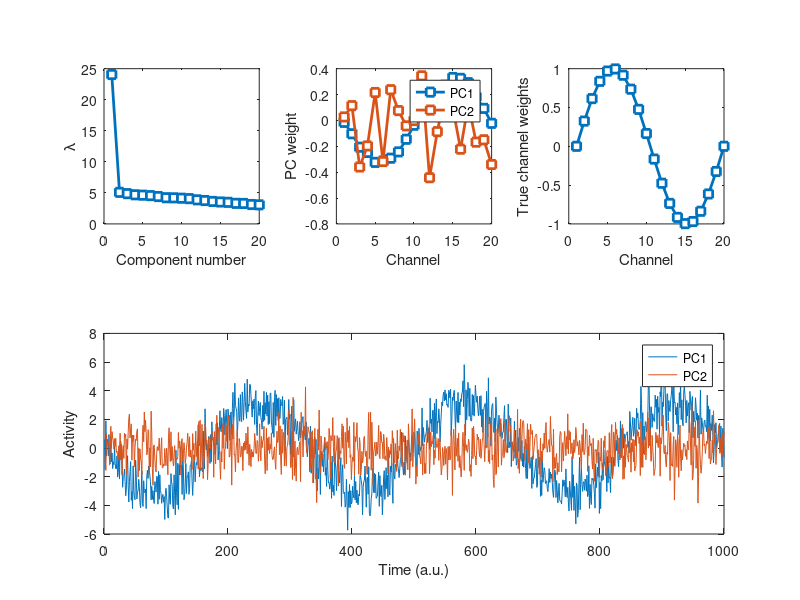
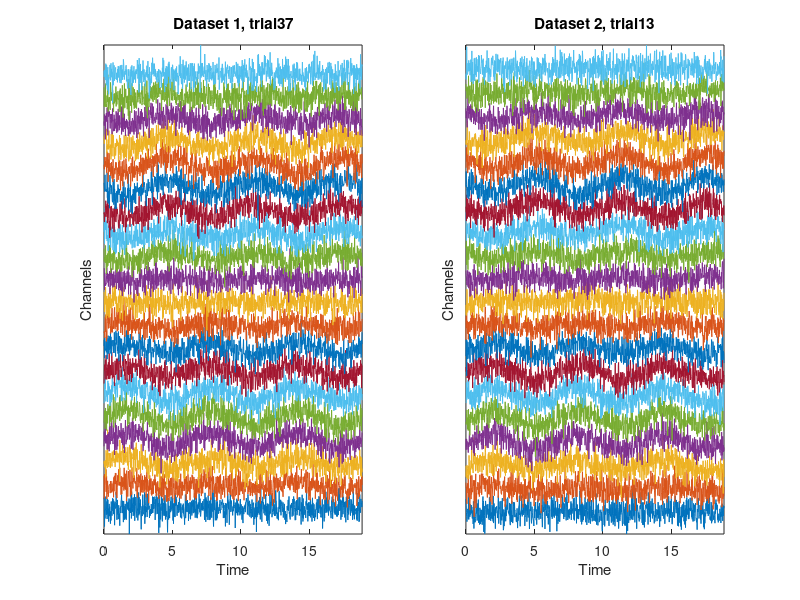
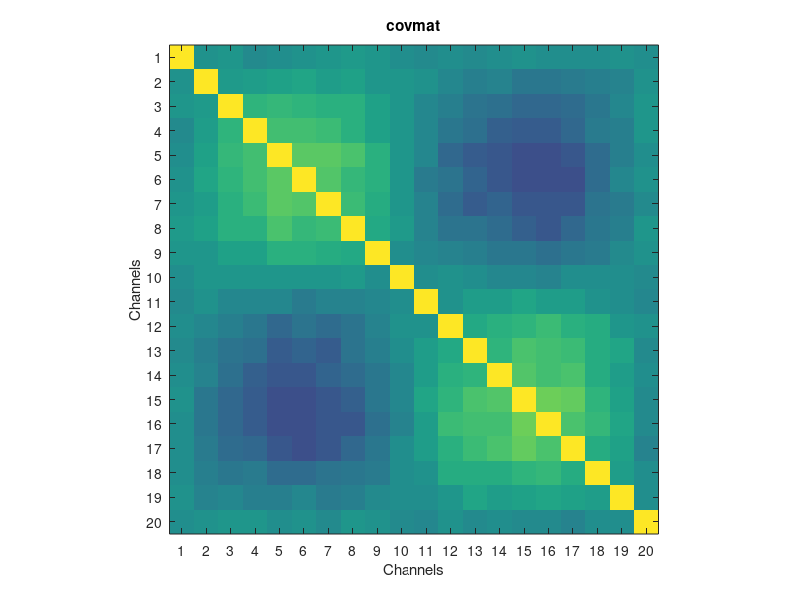

Reproduce these figures in MATLAB, in order.
%%
%     COURSE: PCA and multivariate neural signal processing
%    SECTION: Dimension reduction with principal components analysis
%      VIDEO: How to perform a principal components analysis
% Instructor: sincxpress.com
%
%%

% a clear MATLAB workspace is a clear mental workspace
close all; clear, clc


%% simulate data with covariance structure

% simulation parameters
N = 1000;     % time points
M =   20;     % channels
nTrials = 50; % number of trials

% time vector (radian units)
t = linspace(0,6*pi,N);


% relationship across channels (imposing covariance)
chanrel = sin(linspace(0,2*pi,M))';

data = bsxfun(@times,repmat( sin(t),M,1 ),chanrel) + randn(M,N);



% step 1: mean-center and compute covariance matrix
data = bsxfun(@minus,data,mean(data,2));
covmat = data*data'/(N-1);


% step 2: eigendecomposition
[evecs,evals] = eig( covmat );


% step 3: sort vectors by values
[evals,soidx] = sort( diag(evals),'descend' );
evecs = evecs(:,soidx);


% step 4: compute component time series
r = 2; % two components
comp_time_series = evecs(:,1:r)'*data;


% step 5: convert eigenvalues to percent change
evals = 100*evals./sum(evals);


% step 6: visualize and interpret the results
figure(1), clf

% eigenvalues
subplot(231)
plot(evals,'s-','linew',2,'markerfacecolor','w')
axis square
xlabel('Component number'), ylabel('\lambda')

% eigenvectors
subplot(232)
plot(evecs(:,1:2),'s-','linew',2,'markerfacecolor','w')
axis square
xlabel('Channel'), ylabel('PC weight')
legend({'PC1';'PC2'})

% original channel modulator
subplot(233)
plot(chanrel,'s-','linew',2,'markerfacecolor','w')
axis square
xlabel('Channel'), ylabel('True channel weights')

% component time series
subplot(212)
plot(1:N,comp_time_series)
xlabel('Time (a.u.)'), ylabel('Activity')
legend({'PC1';'PC2'})

%%






data2 = cell(1,2);

% relationship across channels (imposing covariance)
chanrel = sin(linspace(0,2*pi,M))';


% loop over "trials" and generate data
for triali=1:nTrials
    
    % simulation 1
    data2{1}(:,:,triali) = bsxfun(@times,repmat( sin(t),M,1 ),chanrel) + randn(M,N)/1;
    
    % simulation 2
    data2{2}(:,:,triali) = bsxfun(@times,repmat( sin(t+rand*2*pi),M,1 ),chanrel) + randn(M,N)/1;
end

%% visual inspection of the time series data

figure(2), clf

for i=1:2
    subplot(1,2,i)
    
    % pick a random trial
    trial2plot = ceil(rand*nTrials);
    
    % show the data
    plot(t,bsxfun(@plus, squeeze(data2{i}(:,:,trial2plot)) ,(1:M)'*3 ))
    
    % code to show trials from one channel
    %plot(t,bsxfun(@plus, squeeze(data{i}(5,:,1:M)) ,(1:M)*3 ))
    
    % make the plot look a bit nicer
    set(gca,'ytick',[]), axis tight
    xlabel('Time'), ylabel('Channels')
    title([ 'Dataset ' num2str(i) ', trial' num2str(trial2plot) ])
    
    % code if showing trials instead of channels
    %ylabel('Trials')
    %title([ 'Dataset ' num2str(i) ', channel 5' ])
end

figure(3), clf
subplot(111)
imagesc(covmat), axis square
set(gca,'clim',[-1 1],'xtick',1:20,'ytick',1:20)
xlabel('Channels'), ylabel('Channels')
title([ 'covmat' ])
